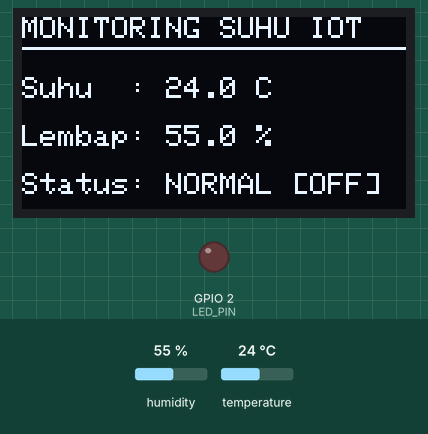
This program was run on a simulated ESP32. On the bench: 128×64 one-colour display, output pins drawn as LEDs (lit = HIGH). Inputs (shaded band) come from the test bench; at power-on: temperature 24 °C, humidity 55 %. WiFi joins after 1.5 s; servers stay silent unless stated; uploads are accepted with an empty reply; random numbers use the default seed unless the program sets one; what the program prints to the serial monitor is not drawn.

Above: at 5.1 s.
5.2 s: temperature set to 29.4 °C
At 8.3 s:
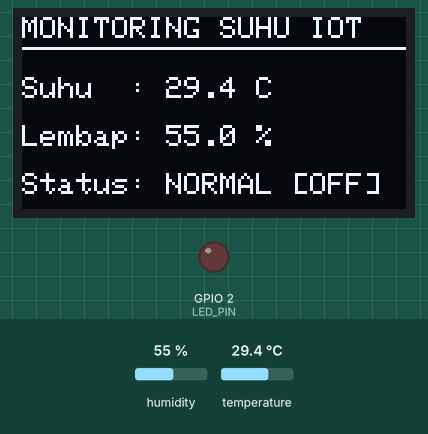
9.9 s: temperature set to 30.7 °C
At 11.9 s:
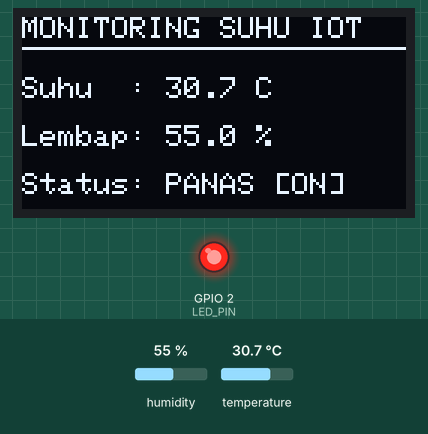
14.6 s: humidity set to 22 %
At 17.9 s:
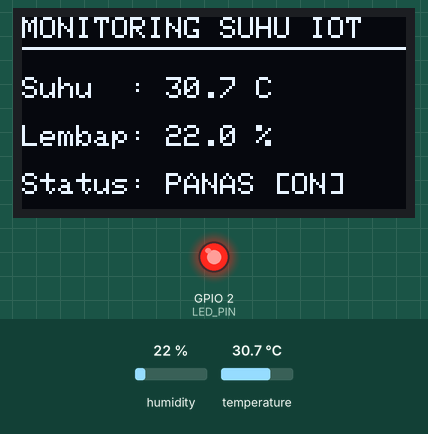
19.3 s: humidity set to 40 %
At 21.5 s:
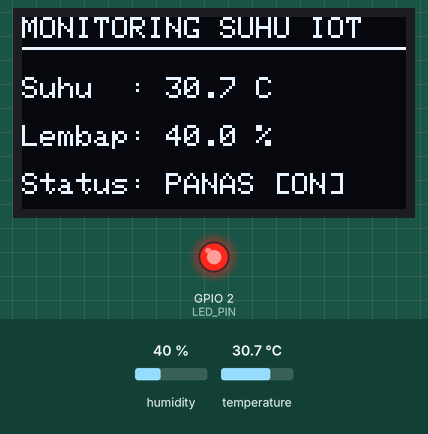
Timing chart, 0 to 23.0 s (numbered marks = the images above; inputs shaded):
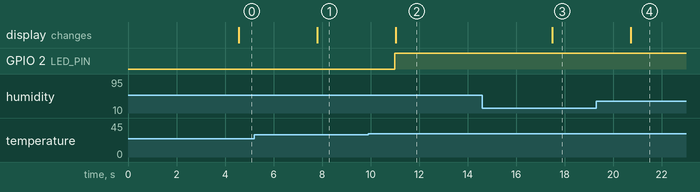

Measured:
- the behaviour switches between 30 and 30.1 °C on temperature (found by bisection; images 1 and 2)
- after the input at 5.2 s, the display: changes after 2.6 s (image 1)
- after the input at 9.9 s, GPIO 2 (LED_PIN): LOW → HIGH after 1.1 s; the display: changes after 1.1 s (image 2)
- after the input at 14.6 s, the display: changes after 2.9 s (image 3)
- after the input at 19.3 s, the display: changes after 1.4 s (image 4)

The program:

main.cpp
```cpp
#include <WiFi.h>
#include <HTTPClient.h>
#include <Wire.h>
#include <Adafruit_GFX.h>
#include <Adafruit_SSD1306.h>
#include "DHT.h"

#define SCREEN_WIDTH 128
#define SCREEN_HEIGHT 64
#define OLED_RESET -1
Adafruit_SSD1306 display(SCREEN_WIDTH, SCREEN_HEIGHT, &Wire, OLED_RESET);

#define DHTPIN 15
#define DHTTYPE DHT22
#define LED_PIN 2
const float THRESHOLD_TEMP = 30.0;
DHT dht(DHTPIN, DHTTYPE);

const char* ssid = "Wokwi-GUEST";
const char* password = "";

#ifndef SERVER_URL
#define SERVER_URL "http://10.10.6.143:8000/api/temperature"
#endif
#ifndef API_KEY
#define API_KEY ""
#endif
const char* serverUrl = SERVER_URL;
const char* apiKey = API_KEY;

void setup() {
  Serial.begin(115200);
  pinMode(LED_PIN, OUTPUT);
  digitalWrite(LED_PIN, LOW);

  Wire.begin(21, 22);
  display.begin(SSD1306_SWITCHCAPVCC, 0x3C);
  display.clearDisplay();
  display.setTextColor(SSD1306_WHITE);

  dht.begin();

  WiFi.begin(ssid, password);
  while (WiFi.status() != WL_CONNECTED) {
    delay(500);
    Serial.print(".");
  }
  Serial.println("\nWiFi Connected!");
}

void loop() {
  delay(3000);

  float temp = dht.readTemperature();
  float hum = dht.readHumidity();

  if (isnan(temp) || isnan(hum)) return;

  Serial.print("Suhu: ");
  Serial.print(temp, 2);
  Serial.print(" C, Kelembapan: ");
  Serial.print(hum, 2);
  Serial.println(" %");

  // Logika kontrol LED suhu panas
  if (temp > THRESHOLD_TEMP) {
    digitalWrite(LED_PIN, HIGH);
  } else {
    digitalWrite(LED_PIN, LOW);
  }

  // Update tampilan Layar OLED
  display.clearDisplay();
  display.setTextSize(1);
  display.setCursor(0, 0);
  display.println("MONITORING SUHU IOT");
  display.drawLine(0, 10, 128, 10, SSD1306_WHITE);

  display.setCursor(0, 20);
  display.print("Suhu  : ");
  display.print(temp, 1);
  display.println(" C");

  display.setCursor(0, 36);
  display.print("Lembap: ");
  display.print(hum, 1);
  display.println(" %");

  display.setCursor(0, 52);
  display.print("Status: ");
  display.println(temp > THRESHOLD_TEMP ? "PANAS [ON]" : "NORMAL [OFF]");
  display.display();

  String readingId = String((uint32_t)(ESP.getEfuseMac() >> 32), HEX) + "-" +
                     String((uint32_t)ESP.getEfuseMac(), HEX) + "-" +
                     String(millis(), HEX) + "-" + String(esp_random(), HEX);
  String postData = "{\"reading_id\":\"" + readingId +
                    "\",\"device_id\":\"ESP32_DHT22\",\"temperature_c\":" +
                    String(temp, 2) + ",\"humidity\":" + String(hum, 2) + "}";

  Serial.print("Reading ID: ");
  Serial.println(readingId);

  for (int attempt = 0; attempt < 3; attempt++) {
    Serial.print("Percobaan ");
    Serial.print(attempt + 1);
    Serial.println("/3");
    if (WiFi.status() != WL_CONNECTED) {
      WiFi.disconnect();
      WiFi.begin(ssid, password);
      unsigned long started = millis();
      while (WiFi.status() != WL_CONNECTED && millis() - started < 5000) delay(100);
    }

    int httpResponseCode = -1;
    if (WiFi.status() == WL_CONNECTED) {
      HTTPClient http;
      http.setConnectTimeout(5000);
      http.setTimeout(5000);
      http.begin(serverUrl);
      http.addHeader("Content-Type", "application/json");
      http.addHeader("X-API-Key", apiKey);
      httpResponseCode = http.POST(postData);
      if (httpResponseCode > 0) {
        Serial.print("Respons body: ");
        Serial.println(http.getString());
      }
      http.end();
    }

    Serial.print("Respons HTTP: ");
    Serial.println(httpResponseCode);
    bool retryable = httpResponseCode <= 0 || httpResponseCode >= 500 ||
                     httpResponseCode == 408 || httpResponseCode == 429;
    if (!retryable || attempt == 2) break;
    delay(500 * (1 << attempt));
  }
}
```
